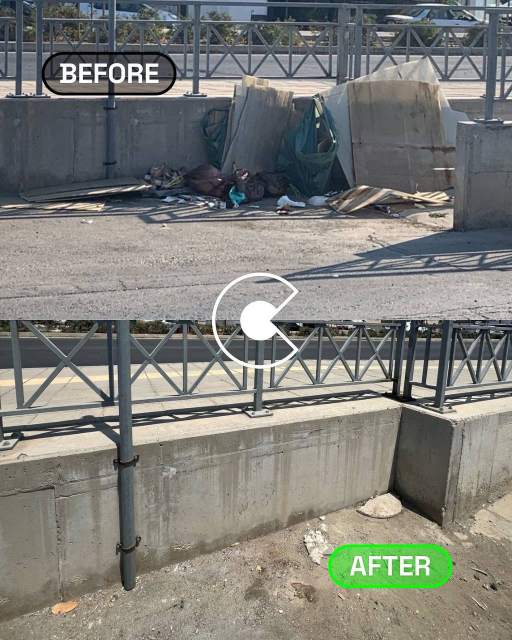
#> input picture data/data_val/photo_2026-01-18 20.26.03.jpeg, 1024 x 1280 px (shown at 1/2 size); its folder holds only this picture in this run
$ python task2_canny.py
#> lines starting #> are read from the running program, lines starting #| are printed output that depends on the picture
from __future__ import annotations

import argparse
from pathlib import Path
from typing import List, Tuple

import cv2
import numpy as np
from ultralytics import YOLO


def ensure_dir(p: Path) -> None:
    p.mkdir(parents=True, exist_ok=True)

# меняем прямоугольник с мусором
# [70 lines left out: functions boxes_to_mask, inpaint_image, add_simple_fill, not called in this run]


def canny_edges(img_bgr: np.ndarray, t1: int = 100, t2: int = 200, blur: int = 3) -> np.ndarray:
    gray = cv2.cvtColor(img_bgr, cv2.COLOR_BGR2GRAY)
    if blur and blur > 0:
        gray = cv2.GaussianBlur(gray, (blur, blur), 0)
    edges = cv2.Canny(gray, threshold1=t1, threshold2=t2)
    return edges


def main() -> None:
    ap = argparse.ArgumentParser()
    ap.add_argument("--model", type=str, default="runs/task1_yolo26/train/weights/best.pt")
    ap.add_argument("--source", type=str, default="data/data_val")
    ap.add_argument("--out", type=str, default="runs/task2_canny")
    ap.add_argument("--imgsz", type=int, default=640)
    ap.add_argument("--conf", type=float, default=0.20)
    ap.add_argument("--pad", type=int, default=25)
    ap.add_argument("--dilate", type=int, default=31)
    ap.add_argument("--inpaint_radius", type=int, default=5)
    ap.add_argument("--inpaint_method", type=str, default="telea", choices=["telea", "ns"])
    ap.add_argument("--add_greenery", action="store_true")
    ap.add_argument("--canny_t1", type=int, default=80)
    ap.add_argument("--canny_t2", type=int, default=180)
    args = ap.parse_args()

    model_path = Path(args.model)
    src_dir = Path(args.source)
    out_dir = Path(args.out)

    if not src_dir.exists():
        raise FileNotFoundError(f"Source dir not found: {src_dir.resolve()}")

    ensure_dir(out_dir / "mask")
    ensure_dir(out_dir / "clean")
    ensure_dir(out_dir / "canny")
    ensure_dir(out_dir / "viz_boxes")

    use_model = model_path.exists()

    yolo = YOLO(str(model_path)) if use_model else None
    exts = {".jpg", ".jpeg", ".png", ".bmp", ".webp"}

    imgs = [p for p in sorted(src_dir.iterdir()) if p.suffix.lower() in exts]
    if not imgs:
        raise RuntimeError(f"No images found in {src_dir.resolve()}")

    for p in imgs:
        img = cv2.imread(str(p))
#> img is the input picture: shape (1280, 1024, 3); mean B, G, R 120.9, 126.5, 126
        if img is None:
            continue
        h, w = img.shape[:2]
#> h = 1280; w = 1024

        if use_model and yolo is not None:
            res = yolo.predict(source=img, imgsz=args.imgsz, conf=args.conf, verbose=False)[0]
            boxes = []
            if res.boxes is not None and len(res.boxes) > 0:
                xyxy = res.boxes.xyxy.cpu().numpy().astype(int)
                for x1, y1, x2, y2 in xyxy:
                    boxes.append((int(x1), int(y1), int(x2), int(y2)))

            viz = img.copy()
            for (x1, y1, x2, y2) in boxes:
                cv2.rectangle(viz, (x1, y1), (x2, y2), (0, 0, 255), 2)
            cv2.imwrite(str(out_dir / "viz_boxes" / p.name), viz)

            mask = boxes_to_mask((h, w), boxes, pad=args.pad, dilate=args.dilate) if boxes else np.zeros((h, w), np.uint8)
        else:
            mask = np.zeros((h, w), np.uint8)

        cv2.imwrite(str(out_dir / "mask" / (p.stem + ".png")), mask)

        clean = inpaint_image(img, mask, radius=args.inpaint_radius, method=args.inpaint_method) if mask.max() > 0 else img.copy()

        if args.add_greenery and mask.max() > 0:
            clean = add_simple_fill(clean, mask, ring=25, noise=8)

        cv2.imwrite(str(out_dir / "clean" / p.name), clean)

        edges = canny_edges(clean, t1=args.canny_t1, t2=args.canny_t2, blur=3)
#> in canny_edges, `gray = cv2.cvtColor(img_bgr, cv2.COLOR_BGR2GRAY)`:
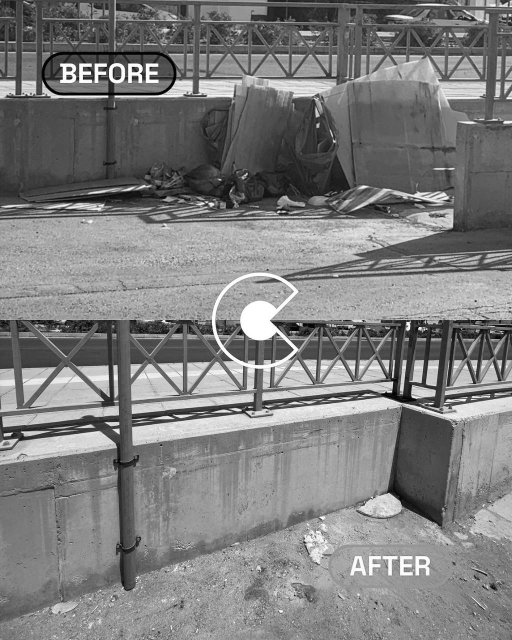
#> gray: shape (1280, 1024) (shown at 1/2 size); min 0, max 255, mean 125.7
#> in canny_edges, `edges = cv2.Canny(gray, threshold1=t1, threshold2=t2)`:
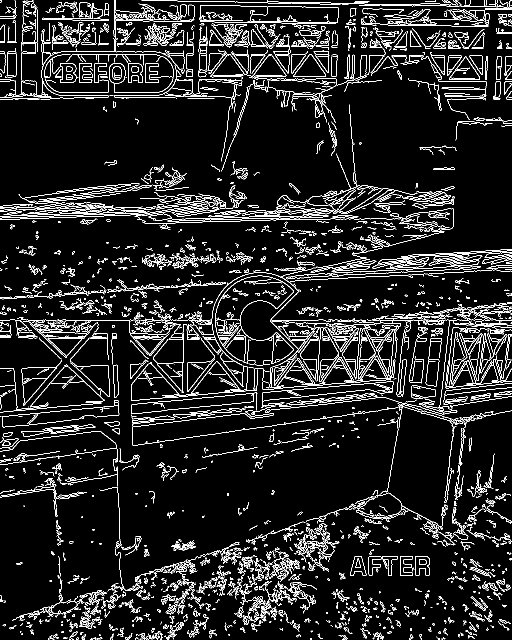
#> edges: shape (1280, 1024) (shown at 1/2 size); 8.7% white in thin lines or dots
        cv2.imwrite(str(out_dir / "canny" / (p.stem + ".png")), edges)

    print(f"[i] Done. Outputs in: {out_dir.resolve()}")
    print(f" - masks:  {out_dir/'mask'}")
    print(f" - clean:  {out_dir/'clean'}")
    print(f" - canny:  {out_dir/'canny'}")
    print(f" - viz:    {out_dir/'viz_boxes'}")


if __name__ == "__main__":
    main()

$ run again, on data/data_val/photo_2026-01-18 20.26.21.jpeg
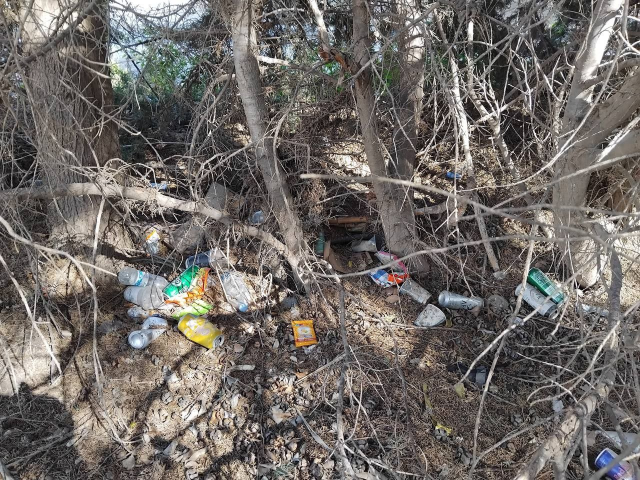
#> input picture data/data_val/photo_2026-01-18 20.26.21.jpeg, 1280 x 960 px (shown at 1/2 size)
#> in main, img is the input picture: shape (960, 1280, 3); mean B, G, R 101.5, 105.5, 110.9
#> in canny_edges, `gray = cv2.cvtColor(img_bgr, cv2.COLOR_BGR2GRAY)`:
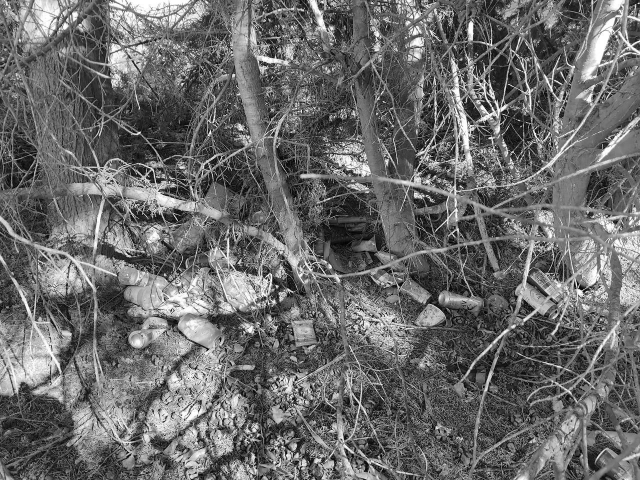
#> gray: shape (960, 1280) (shown at 1/2 size); min 0, max 255, mean 106.7
#> in canny_edges, `edges = cv2.Canny(gray, threshold1=t1, threshold2=t2)`:
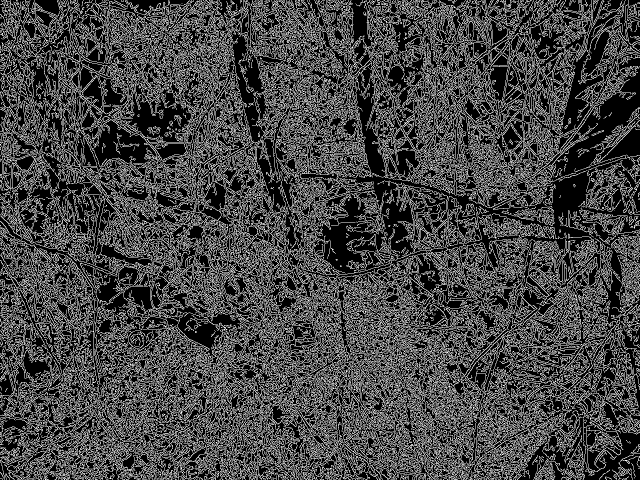
#> edges: shape (960, 1280) (shown at 1/2 size); 27.5% white in thin lines or dots

$ run again, on data/data_val/photo_2026-01-18 20.26.44.jpeg
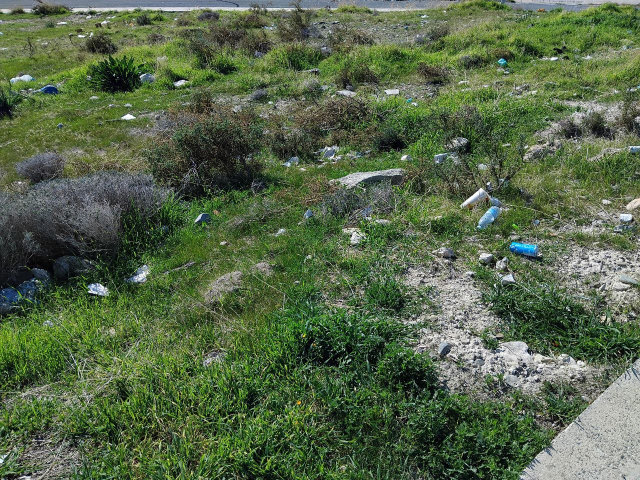
#> input picture data/data_val/photo_2026-01-18 20.26.44.jpeg, 1280 x 960 px (shown at 1/2 size)
#> in main, img is the input picture: shape (960, 1280, 3); mean B, G, R 72.2, 102.2, 85.6
#> in canny_edges, `gray = cv2.cvtColor(img_bgr, cv2.COLOR_BGR2GRAY)`:
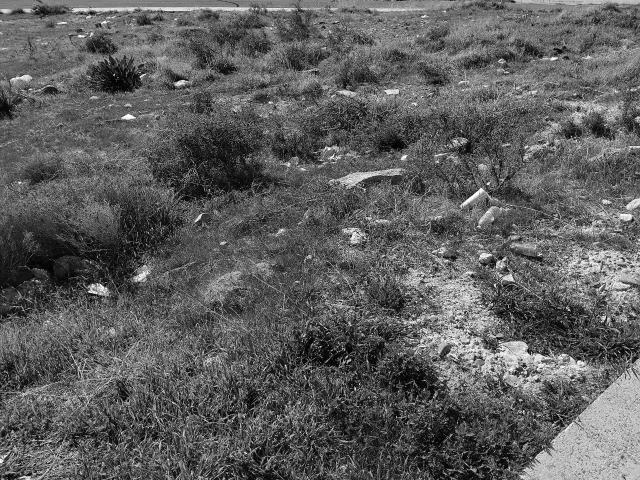
#> gray: shape (960, 1280) (shown at 1/2 size); min 0, max 255, mean 93.8
#> in canny_edges, `edges = cv2.Canny(gray, threshold1=t1, threshold2=t2)`:
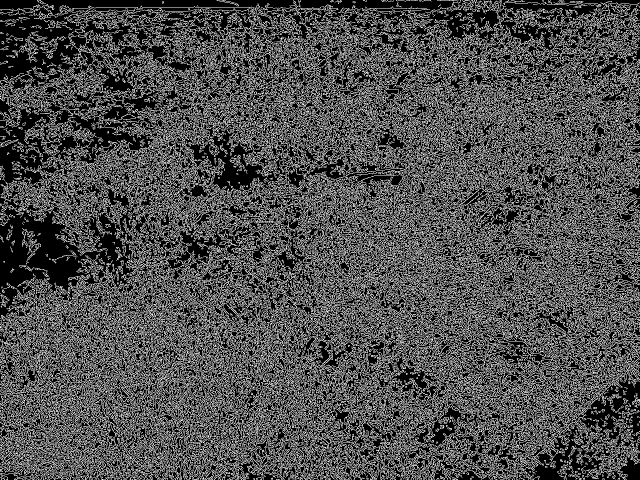
#> edges: shape (960, 1280) (shown at 1/2 size); 30.9% white in thin lines or dots

$ run again, on data/data_val/photo_2026-01-18 20.26.45.jpeg
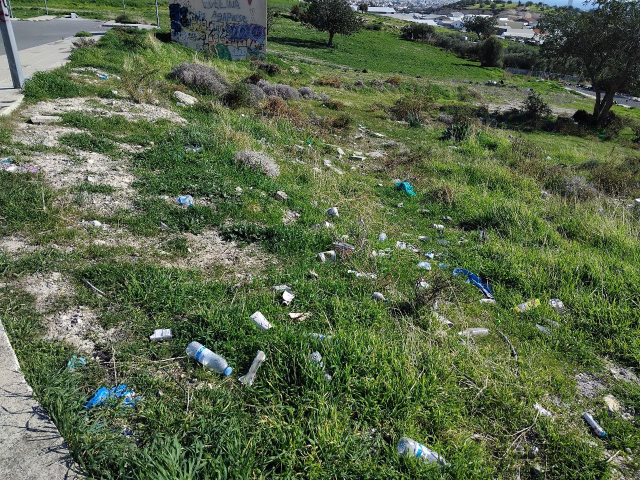
#> input picture data/data_val/photo_2026-01-18 20.26.45.jpeg, 1280 x 960 px (shown at 1/2 size)
#> in main, img is the input picture: shape (960, 1280, 3); mean B, G, R 72, 102.1, 88
#> in canny_edges, `gray = cv2.cvtColor(img_bgr, cv2.COLOR_BGR2GRAY)`:
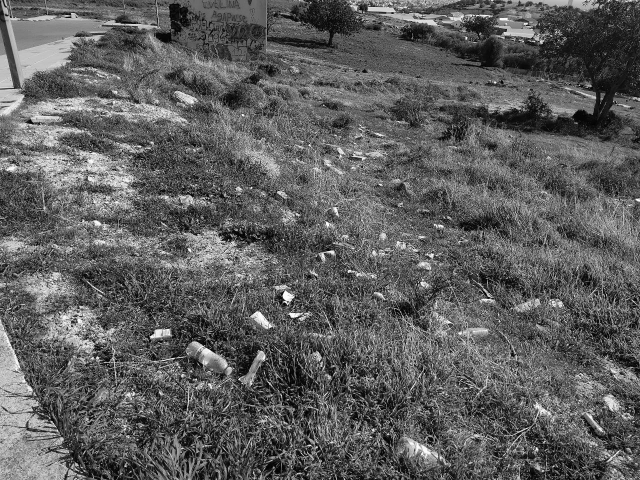
#> gray: shape (960, 1280) (shown at 1/2 size); min 0, max 255, mean 94.5
#> in canny_edges, `edges = cv2.Canny(gray, threshold1=t1, threshold2=t2)`:
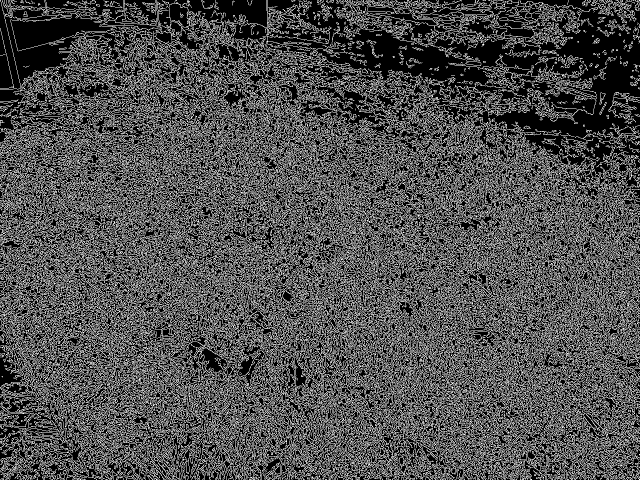
#> edges: shape (960, 1280) (shown at 1/2 size); 31.1% white in thin lines or dots

$ run again, on data/data_val/photo_2026-01-18 20.26.04.jpeg
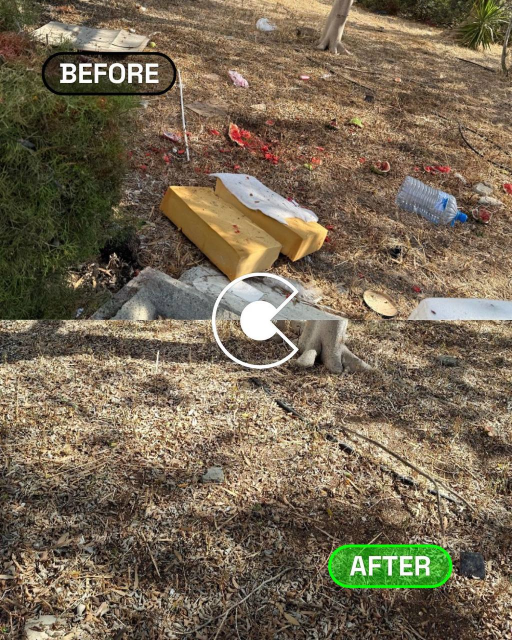
#> input picture data/data_val/photo_2026-01-18 20.26.04.jpeg, 1024 x 1280 px (shown at 1/2 size)
#> in main, img is the input picture: shape (1280, 1024, 3); mean B, G, R 83.3, 104.6, 118.4
#> in canny_edges, `gray = cv2.cvtColor(img_bgr, cv2.COLOR_BGR2GRAY)`:
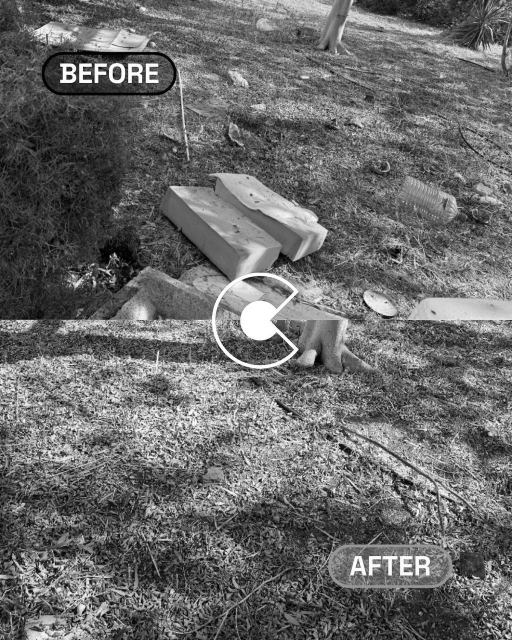
#> gray: shape (1280, 1024) (shown at 1/2 size); min 0, max 255, mean 106.3
#> in canny_edges, `edges = cv2.Canny(gray, threshold1=t1, threshold2=t2)`:
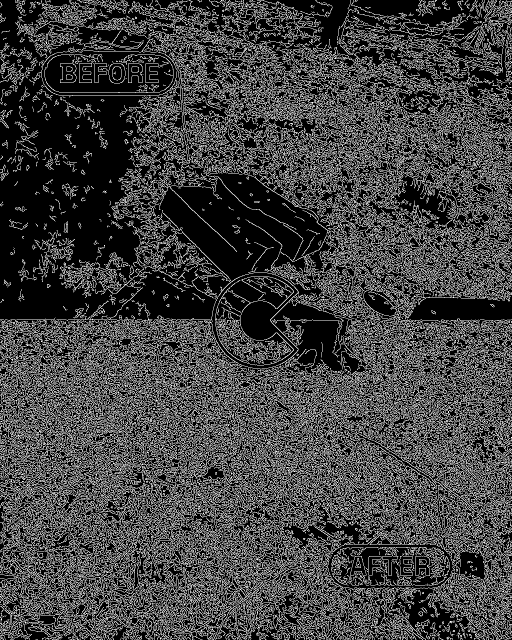
#> edges: shape (1280, 1024) (shown at 1/2 size); 26% white in thin lines or dots
